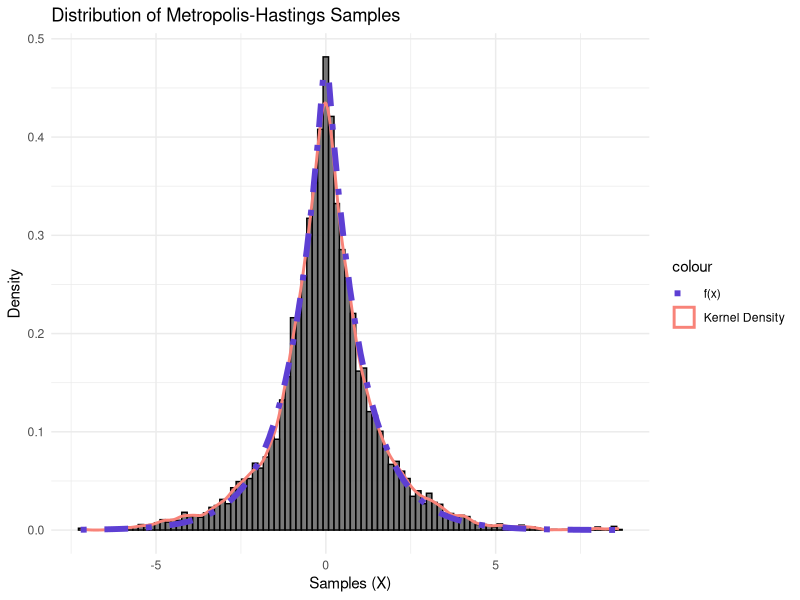
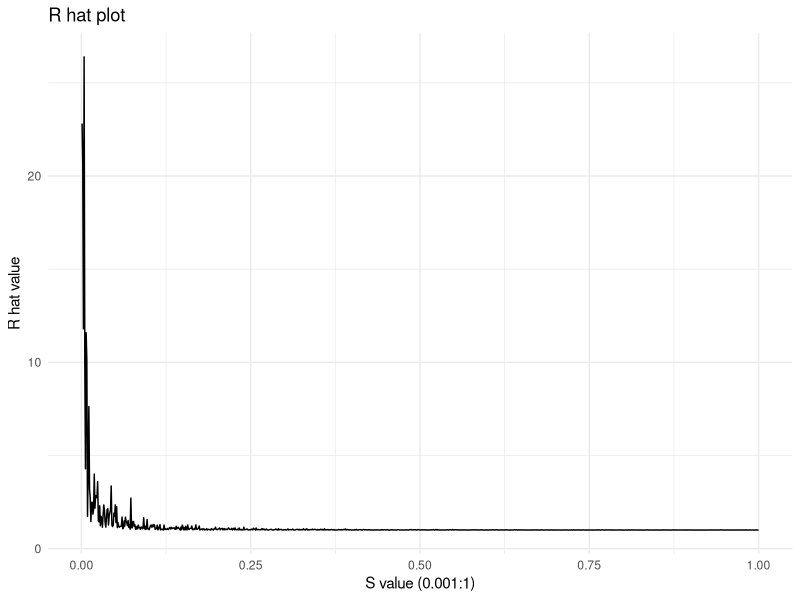

Here is the R script that generated these plots, in order:
## ---- chunk 1
options(repos = c(CRAN = "https://cloud.r-project.org"))
## ---- chunk 2
#install.packages("tidyverse")
library(tidyverse)
#tidyverse is a collection of packages, the main ones we will be using is ggplot2 for part 1 a and b to plot graphs 
## ---- chunk 3
# Function for target distribution
target_function <- function(x) {
  return(0.5 * exp(-abs(x)))
}
## ---- chunk 4
# Function for proposed distribution(normal distribution)
proposed_function <- function(x,s) {
  rnorm(1, mean = x , sd = s)
}
## ---- chunk 5
# Random Walk Metropolis algorithm
metropolis_hastings <- function(N, s, x_zero) {
  #creates an empty vector to store samples
  samples_metropolis_hastings <- vector("numeric", length = N)
  x_current <- x_zero #Start point

  for (i in 1:N) {
    #generates a sample from a normal distribution 
    x_star <- proposed_function(x_current,s) 
    #acceptance ratio 
    alpha_ratio <- target_function(x_star) / target_function(x_current) 
    #acceptance criteria if alpha_ratio < 1
    u <- runif(1)  
    if (u < alpha_ratio) {
      x_current <- x_star
    } else {
      x_current <- x_current
    }
    #adds the new accepted value in the vector which will be used for the next iteration of the for loop 
    samples_metropolis_hastings[i] <- x_current
  }

  return(samples_metropolis_hastings)
}
## ---- chunk 6
#implementing the MCMC by inserting starting parameters for the mcmc function 
# chain 0 
x_zero <- 0
N <- 10000
s <- 1

# Generate samples using metropolis-hastings algorithm
samples_metropolis_hastings <- metropolis_hastings(N, s, x_zero)
## ---- chunk 7
#creating a data frame for plotting
samples_df <- data.frame(x=samples_metropolis_hastings)
ggplot(samples_df, aes(x)) +
  geom_histogram(aes(y = ..density..), bins = 100,color = "black", alpha = 0.8, position = "identity") + 
  geom_density(aes(colour = "Kernel Density"), linetype = "solid", linewidth = 1) + 
  geom_function(fun = target_function, aes(colour = "f(x)"), linetype = "dotdash", linewidth = 2) + 
  labs(title = "Distribution of Metropolis-Hastings Samples", x = "Samples (X)", y = "Density") + 
  scale_colour_manual(values = c("Kernel Density" = "#F88379", "f(x)" = "#5D3FD3")) + # Specify colors manually
  theme_minimal()
#since the 3 graphs have different axis, we are using the y axis for the function and applying to ensure all 3 graphs fit on the same axis
## ---- chunk 8
# Report Monte Carlo estimates of mean and standard deviation
mean_estimate_MCMC <- mean(samples_metropolis_hastings)
std_dev_estimate_MCMC <- sd(samples_metropolis_hastings)
cat("The Monte Carlo Estimates of the mean is", mean_estimate_MCMC, "and the standard deviation is", std_dev_estimate_MCMC)
## ---- chunk 9
mean_function <- function(x){
  return(mean(x))
}

variance_function <- function(x){
  average <- mean_function(x)
  return(mean((x - average)^2))
}
#the built in functions for mean and var can be used instead
## ---- chunk 10
J <- 4
N <- 2000
s_values <- seq(0.001, 1, by = 0.001)
r_hat_vector <- vector("numeric", length = length(s_values))
#The s-loop iterates through every standard deviation
for (i in seq_along(s_values)) {
  s <- s_values[i]
  sample_list <- vector("list", length = J) #stores the samples from the J loop, since J = 4 it stores 4 vectors of 2000 values 
  
  for (j in 1:J) { #runs the mcmc function from part 1a) J times
    x_zero_j <- rnorm(1)
    samples_j <- metropolis_hastings(N, s, x_zero_j) # calling the metropolis hastings function 
    sample_list[[j]] <- samples_j
  }
  m_j <- sapply(sample_list, mean_function) 
  v_j <- sapply(sample_list, variance_function) #applies the mean and variance function to the 4 sets of samples 
  W <- mean_function(v_j)
  M <- mean_function(m_j)
  B <- variance_function(m_j)
  r_hat <- sqrt((B + W) / W)
  r_hat_vector[i] <- r_hat
}
## ---- chunk 11
r_hat_df <- data.frame(R_hat = r_hat_vector, S = s_values)
#plotting a line plot to see how R-hat changes as S becomes larger (checks for convergence)
ggplot(r_hat_df, aes(x = S, y = R_hat)) +
  geom_line() +
  labs(title = "R hat plot", x = "S value (0.001:1)", y = "R hat value")+
  theme_minimal()
